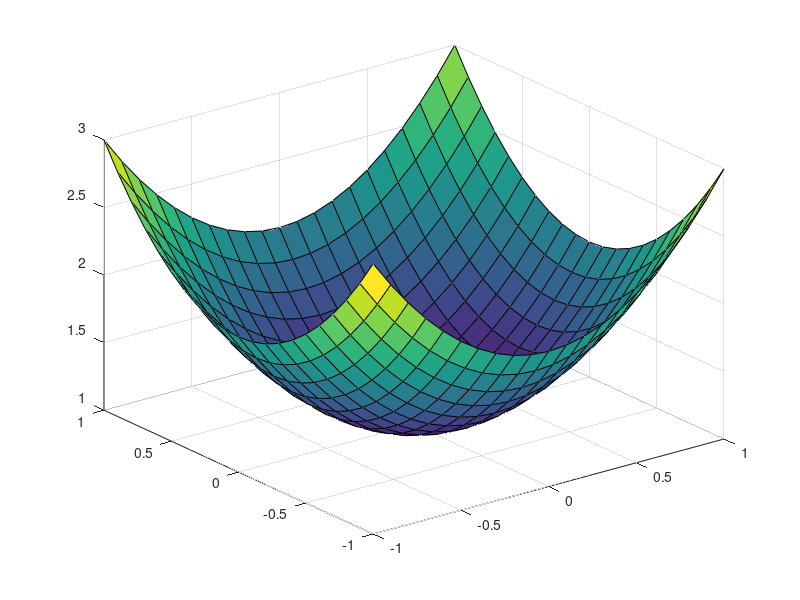

The MATLAB source for this figure: (Note: this script raises an error after producing the figure.)
%%%% Lecture 04 - Elements of Calculus %%%%%%%%
%% Functions of one variable
x = 0:0.01:4;
y = exp(x);
plot(x,y)

%% Multivariable Functions
%z = x^2 + y^2 + 1
%for -1 <= x <= 1, -1 <= y <= 1
[X,Y] = meshgrid(-1:0.1:1,-1:0.1:1);
Z = X.^2+Y.^2+1; %need dot operators for adding the exponents
surf(X,Y,Z)

%how to explore 2D and 3D plots


%% Limits -- made to define continuity


%% Derivatives
x = 2; h=0.0001;
(exp(-(x+h)) - exp(-x))/h 
%when you are in need to calculate derivatives numerically...(sensitivity analysis)

%% Rules of Differentiation
syms x a c k;
diff(c,x)

diff(x^a, x) %powerful in PK 

diff(exp(k*x), x) %kinetics

diff(log(x),x)

diff(log10(x),x)

%% way to evaluate your derivatives
syms x 
y = diff(exp(-x))
x=2
eval(y)
% there is a operator that will call your expression and take the value of your symbol and evaluate it
% allegedly its close to 'substitution'
%% Taylor Series Expansion
% derivative of nth order -- calculate derivative of derivative ...
% recursive
%interpretation of first derivative is tangent line
%interpretation of second derivative is concavity ... curvature
%second derivative = 0 ... inflection point
% some functions you can keep calculating infinimastly 

%% Tangent line
x=0:0.1:4;
y=exp(-x);
y_tangent=0.1353-0.1353*(x-2);
plot(x,[y;y_tangent])

%% Partial Derivatives

%in essence -- it is a derivative, but if put in context of multivariate
%functions -- you make it a function of one variable by fixing all other
%variables to the variable you want to differentiate and the other
%variables become a function of that variable.

















